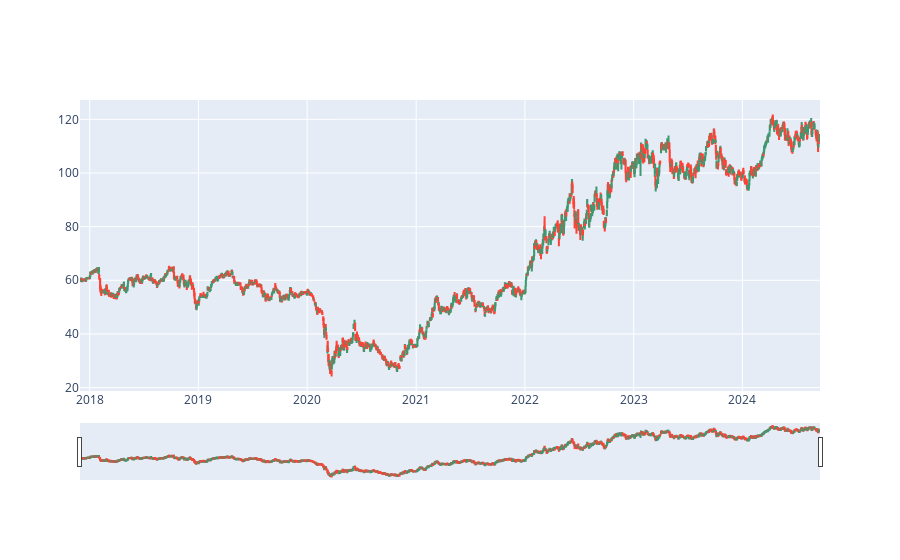

This figure's notebook cell:
### Code cell
fig = visualize_candlestick(xom_df)
fig.show()

### Figure 1 — Plotly figure (JSON) as saved in the notebook; plotly's stock layout.template omitted (floating-point values rounded to 4 significant figures; data arrays with more than 128 entries replaced by an {"elided": "..."} marker saying what was removed)
{"data": [{"close": {"elided": "1709 float values"}, "high": {"elided": "1709 float values"}, "low": {"elided": "1709 float values"}, "open": {"elided": "1709 float values"}, "type": "candlestick", "x": {"elided": "1709 str values"}}], "layout": {}}
